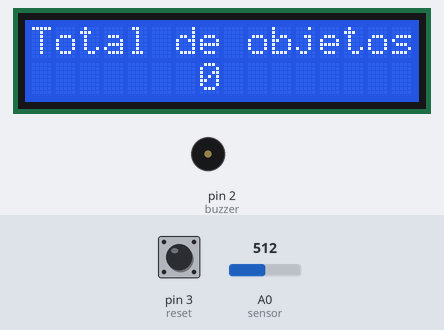
This sketch was run on a simulated Arduino Uno, built with avr-gcc and run on an emulated ATmega328P. Parts: 16×2 character LCD, buzzer (waves = sounding, pin HIGH). The test bench sets the inputs (shaded band); at power-on: pin 3 (reset) HIGH, A0 (sensor) = 512.

Above: at 4.2 s.
4.3 s: pin 3 (reset) pulled LOW for 0.15 s
6.0 s: A0 (sensor) set to 415
7.5 s: A0 (sensor) set to 394
At 7.69 s:
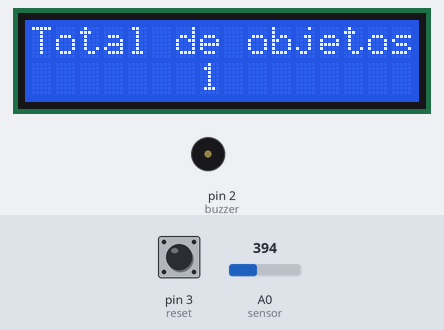
9.5 s: pin 3 (reset) pulled LOW for 1 s
At 10.76 s:
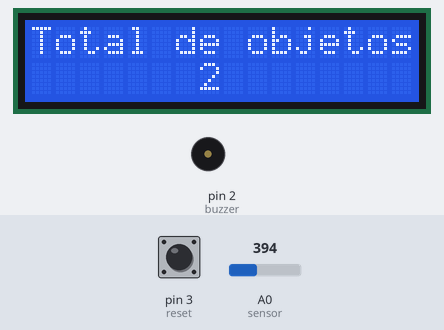
12.0 s: A0 (sensor) set to 410
At 12.0 s:
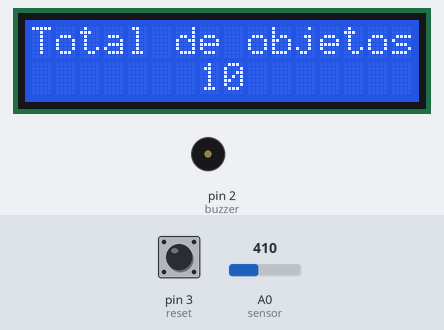
13.5 s: pin 3 (reset) pulled LOW for 3.2 s
At 14.5 s:
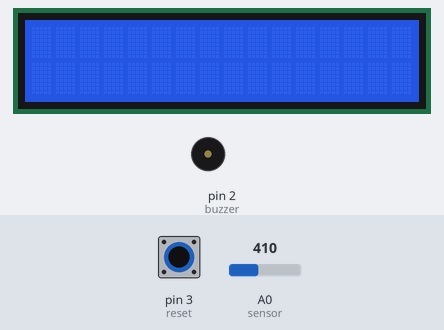
Timing chart, 0 to 16.5 s (numbered marks = the images above; inputs shaded):
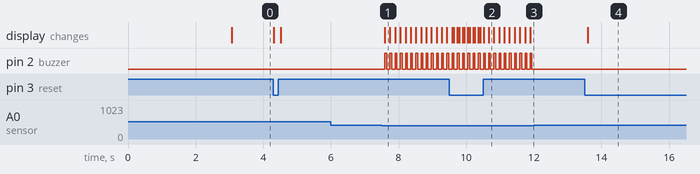

The sketch:

Contador_de_passagem_com_lcd.ino
```cpp
#include <LiquidCrystal.h>// Incluindo a biblioteca para o LCD

LiquidCrystal lcd(8,9,10,11,12,13); // Declarando os pinos do LCD

int sensor=A0; //Sensor de passagem no pino analógico A0
int leitura;  // Variável que guarda o valor lido no sensor
int buzzer=2; // Buzzer no pino digital 2
int cont=0;   // Variável que conta o número de pessoas e/ou objetos
int reset=3; // Botao de reset no pino 3

void setup(){ // Funçao de configuração

  pinMode(buzzer,OUTPUT); // Configura o pino atribuido a buzzer como saída
  pinMode(reset,INPUT); // Configura o pino atribuido a reset como entrada

  lcd.begin(16,2); // Iniciando o lcd 16x2

  lcd.clear(); // Limpa o LCD
  lcd.setCursor(2,0); // Coloca o cursor na coluna 2 linha 0
  lcd.print("Contador de"); // Escreve a mensagem na tela
  lcd.setCursor(4,1); // Coloca o cursor na coluna 4 linha 1
  lcd.print("passagem"); // Escreve a mensagem na tela
  delay(3000); // Espera 3 segundos
  lcd.clear(); // Limpa o LCD


}

void loop(){

  leitura=analogRead(sensor); // Atribui o valor lido na porta A0
                             // a variável leitura
  lcd.setCursor(0,0); // Coloca o cursor na coluna 0 linha 0
  lcd.print("Total de objetos"); // Escreve a mensagem na tela
  lcd.setCursor(7,1); // Coloca o cursor na coluna 7 linha 1
  lcd.print(cont); // Escreve a variável cont na tela

  if(leitura<=400){ // Se o valor de leitura for menor que 400

    cont=cont+1; // Soma 1 a variável cont

    lcd.setCursor(7,1); // Coloca o cursor na coluna 7 linha 1
    lcd.print(cont); // Escreve a variável cont na tela


    digitalWrite(buzzer,HIGH); // Liga o buzzer
    delay(50); //Espera 50 milissegundos
    digitalWrite(buzzer,LOW); // Desliga o buzzer


  }

  if(!digitalRead(reset)){ // Se o botão estiver em nível logico baixo
    cont=0; // Zera a contagem
    lcd.clear(); // Limpa o LCD
  }

  delay(100); // Espera 100 milissegundos

}
```

Measured:
- the behaviour switches between 401 and 400 on A0 (sensor) (found by bisection; images 0 and 1)
- after the input at 6.0 s, every drawn part: stays the same
- after the input at 7.5 s, pin 2 (buzzer): alternates HIGH for 0.05 s and LOW for 0.10 s, starting after 0.09 s; the display: changes after 0.09 s (image 1)
- after the input at 9.5 s, the display: first differs from a run without the input after 0.13 s (image 2 shows a later state)
- after the input at 12.0 s, pin 2 (buzzer): stops changing and stays LOW
- after the input at 13.5 s, the display: changes after 0.09 s (image 4)
